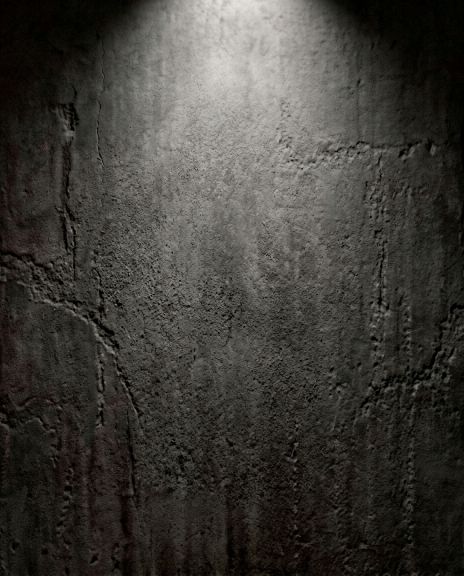
#> input picture miniapp/assets/product-proof/white-tee-concrete-bg-v1.png, 928 x 1152 px (shown at 1/2 size)
$ python build_white_tee_concrete_media.py
#> lines starting #> are read from the running program, lines starting #| are printed output that depends on the picture; after the words box and inside, x2 and y2 are one past the last pixel; in counts of white or black regions, pixels touching at a corner belong together
#> in main, background is the input picture: shape (1152, 928, 3); mean R, G, B 62.2, 59.8, 55.4
#!/usr/bin/env python3
"""Put the authentic white-tee source frames on the shared concrete backdrop.

The garment pixels are taken directly from the source rotation assets/video. The
only image operation is masking the near-black source background and compositing
onto a separate background plate. No garment design, print, or geometry is
redrawn. Requires the optional dependencies in requirements-media.txt.
"""
from __future__ import annotations

from pathlib import Path

import cv2
import numpy as np
from PIL import Image

ROOT = Path(__file__).resolve().parents[1]
ASSETS = ROOT / "miniapp/assets"
SPIN_DIR = ASSETS / "spin"
BG_PATH = ASSETS / "product-proof/white-tee-concrete-bg-v1.png"
SOURCE_VIDEO = ASSETS / "video/tee-odin-v-pole-voin-rotation-source-v1.mp4"
OUTPUT_VIDEO = ASSETS / "video/tee-odin-v-pole-voin-rotation-concrete-v1.mp4"
FRAME_IDS = (0, 38, 76, 114, 152, 190, 228, 266)


def background_for(background_rgb: np.ndarray, size: tuple[int, int]) -> np.ndarray:
#> called with size = (928, 1152)
    width, height = size
    scale = max(width / background_rgb.shape[1], height / background_rgb.shape[0])
#> scale = 1
    resized = cv2.resize(
        background_rgb,
        (round(background_rgb.shape[1] * scale), round(background_rgb.shape[0] * scale)),
        interpolation=cv2.INTER_CUBIC,
    )
    left = (resized.shape[1] - width) // 2
#> left = 0
    top = (resized.shape[0] - height) // 2
#> top = 0
    return resized[top : top + height, left : left + width]


def garment_mask(image_rgb: np.ndarray) -> np.ndarray:
    """Keep the bright garment, fill enclosed prints, preserve open background.

    A few source angles clip black sewn labels at the image boundary. Tiny
    boundary-connected dark islands are included to retain those authentic
    labels; large open areas between sleeves and body stay transparent.
    """
    gray = cv2.cvtColor(image_rgb, cv2.COLOR_RGB2GRAY)
    foreground = (gray > 18).astype(np.uint8) * 255
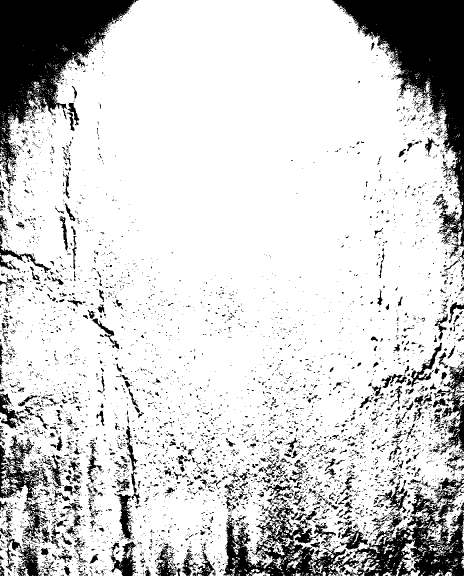
#> foreground: shape (1152, 928) (shown at 1/2 size); 81.8% white; 5715 black regions (5164 under 20 px), largest, box (x1, y1, x2, y2) and area: (665, 0, 928, 517) 40902, (0, 0, 277, 376) 39934, (680, 953, 928, 1152) 18775
    foreground = cv2.morphologyEx(
        foreground,
        cv2.MORPH_CLOSE,
        cv2.getStructuringElement(cv2.MORPH_ELLIPSE, (15, 15)),
    )
#> foreground: shape (1152, 928); 93.5% white; 17 black regions, largest, box (x1, y1, x2, y2) and area: (670, 0, 928, 333) 32755, (0, 0, 265, 226) 30583, (836, 1119, 896, 1147) 1093
    count, labels, stats, _ = cv2.connectedComponentsWithStats(foreground, 8)
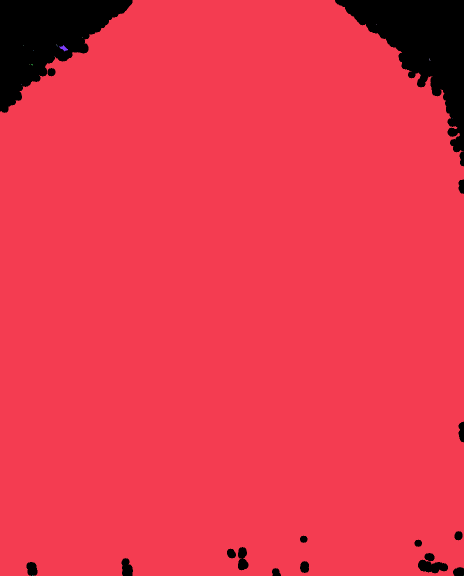
#> labels: shape (1152, 928) int32 (shown at 1/2 size); 17 distinct labels, from 0 to 16; one colour per label, 0 black
#> count = 17; stats = 17 rows, first 6: [0, 0, 928, 1152, 69116], [0, 0, 928, 1152, 999814], [753, 48, 1, 1, 1], [164, 74, 1, 1, 1], [112, 88, 1, 1, 1], [46, 90, 1, 1, 1]
    if count <= 1:
        raise ValueError("No bright garment component detected in source frame")
    garment_label = 1 + int(np.argmax(stats[1:, cv2.CC_STAT_AREA]))
#> garment_label = 1
    mask = (labels == garment_label).astype(np.uint8)
#> mask: shape (1152, 928); values 0 (black) and 1 (white), 93.5% white; 17 black regions, largest, box (x1, y1, x2, y2) and area: (670, 0, 928, 333) 32762, (0, 0, 265, 226) 30698, (836, 1119, 896, 1147) 1093

    inverse = 1 - mask
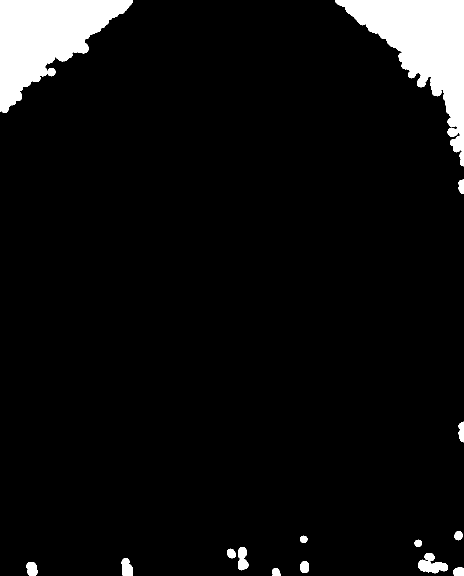
#> inverse: shape (1152, 928) (shown at 1/2 size); values 0 (black) and 1 (white), 6.5% white; 17 white regions, largest, box (x1, y1, x2, y2) and area: (670, 0, 928, 333) 32762, (0, 0, 265, 226) 30698, (836, 1119, 896, 1147) 1093
    count, inverse_labels, inverse_stats, _ = cv2.connectedComponentsWithStats(inverse, 8)
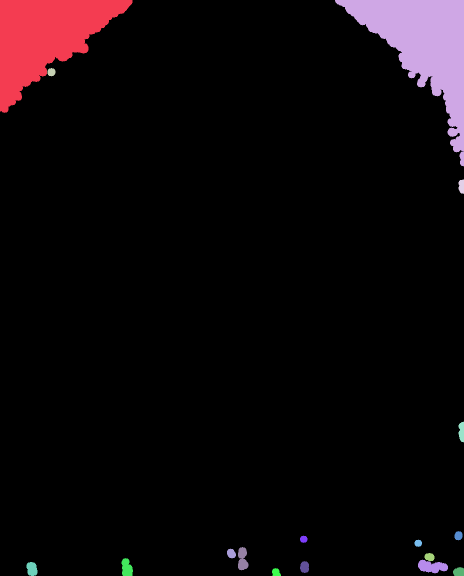
#> inverse_labels: shape (1152, 928) int32 (shown at 1/2 size); 18 distinct labels, from 0 to 17; one colour per label, 0 black
#> count = 18; inverse_stats = 18 rows, first 6: [0, 0, 928, 1152, 999814], [0, 0, 265, 226, 30698], [670, 0, 258, 333, 32762], [95, 136, 16, 17, 211], [917, 359, 11, 29, 267], [917, 843, 11, 42, 369]
    edge_labels = np.unique(
        np.concatenate(
            (
                inverse_labels[0, :],
                inverse_labels[-1, :],
                inverse_labels[:, 0],
                inverse_labels[:, -1],
            )
        )
    )
#> edge_labels = [0, 1, 2, 4, 5, 12, 15, 16, 17]
    exterior = np.isin(inverse_labels, edge_labels)
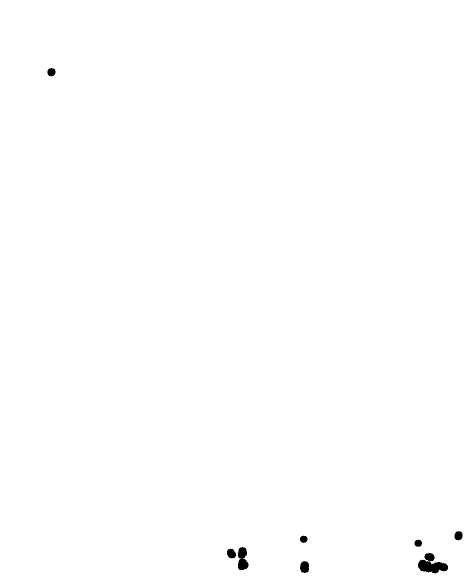
#> exterior: shape (1152, 928) bool (shown at 1/2 size); 99.7% white; 9 black regions, largest, box (x1, y1, x2, y2) and area: (836, 1119, 896, 1147) 1093, (476, 1094, 497, 1141) 715, (600, 1122, 618, 1146) 346
    enclosed_dark_prints = (inverse != 0) & ~exterior
    mask[enclosed_dark_prints] = 1
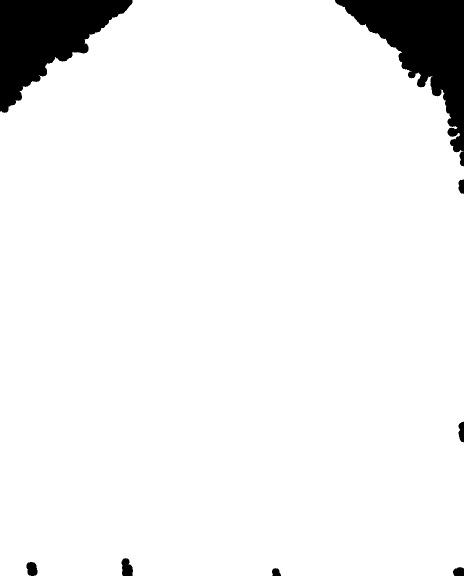
#> mask: shape (1152, 928) (shown at 1/2 size); values 0 (black) and 1 (white), 93.8% white; 8 black regions, largest, box (x1, y1, x2, y2) and area: (670, 0, 928, 333) 32762, (0, 0, 265, 226) 30698, (243, 1116, 266, 1152) 633

    # Preserve small dark sewn patches clipped by the frame edge without
    # mistakenly filling the broad black gaps below the sleeves.
    small_edge_area = max(64, int(image_rgb.shape[0] * image_rgb.shape[1] * 0.005))
#> small_edge_area = 5345
    for label in edge_labels:
        label = int(label)
        if label == 0:
            continue
        if int(inverse_stats[label, cv2.CC_STAT_AREA]) <= small_edge_area:
            mask[inverse_labels == label] = 1
#> this loop made 9 passes
#> label on passes 1 to 9: 0, 1, 2, 4, 5, 12, 15, 16, 17
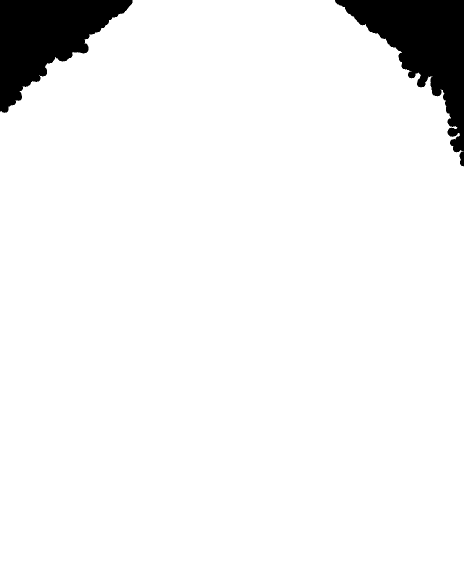
#> mask: shape (1152, 928) (shown at 1/2 size); values 0 (black) and 1 (white), 94.1% white; 2 black regions, box (x1, y1, x2, y2) and area: (670, 0, 928, 333) 32762, (0, 0, 265, 226) 30698

    return cv2.GaussianBlur(mask.astype(np.float32), (0, 0), 0.8)


def composite(image_rgb: np.ndarray, background_rgb: np.ndarray) -> np.ndarray:
    mask = garment_mask(image_rgb)[:, :, None]
    return np.clip(image_rgb * mask + background_rgb * (1 - mask), 0, 255).astype(np.uint8)
#> returned value: shape (1152, 928, 3)


def build_angle_frames(background_rgb: np.ndarray) -> None:
    for frame_id in FRAME_IDS:
        source = SPIN_DIR / f"odin-voin-source-{frame_id:03d}-v1.jpg"
        output = SPIN_DIR / f"odin-voin-concrete-{frame_id:03d}-v1.jpg"
#> (the run stopped early here; a loop or call above may not have finished)
